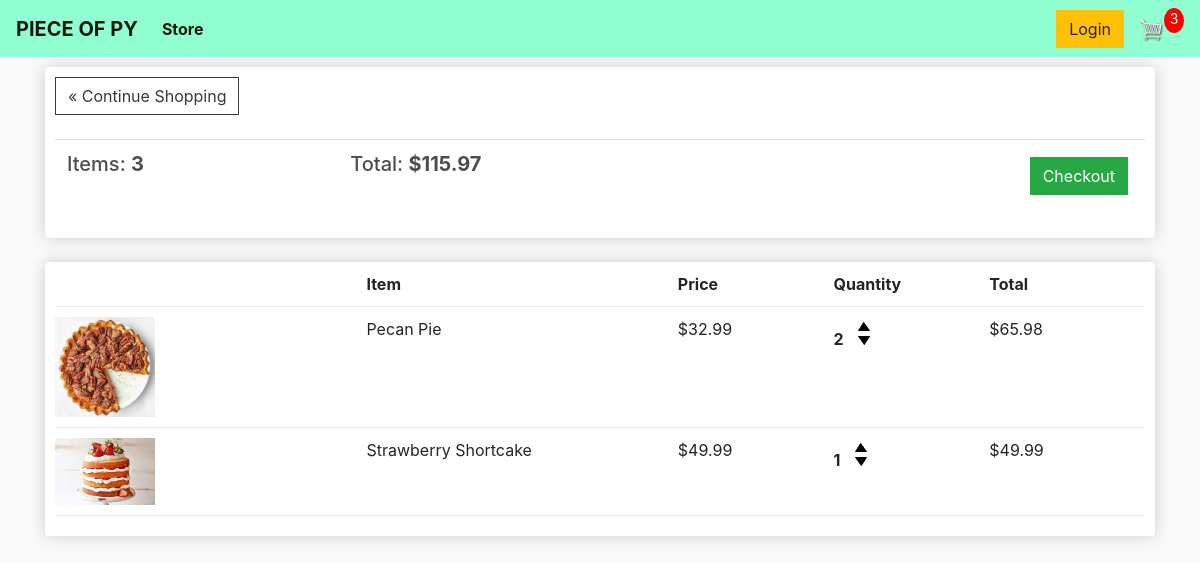
/cart/ (signed in), run on an earlier commit of the app's database.
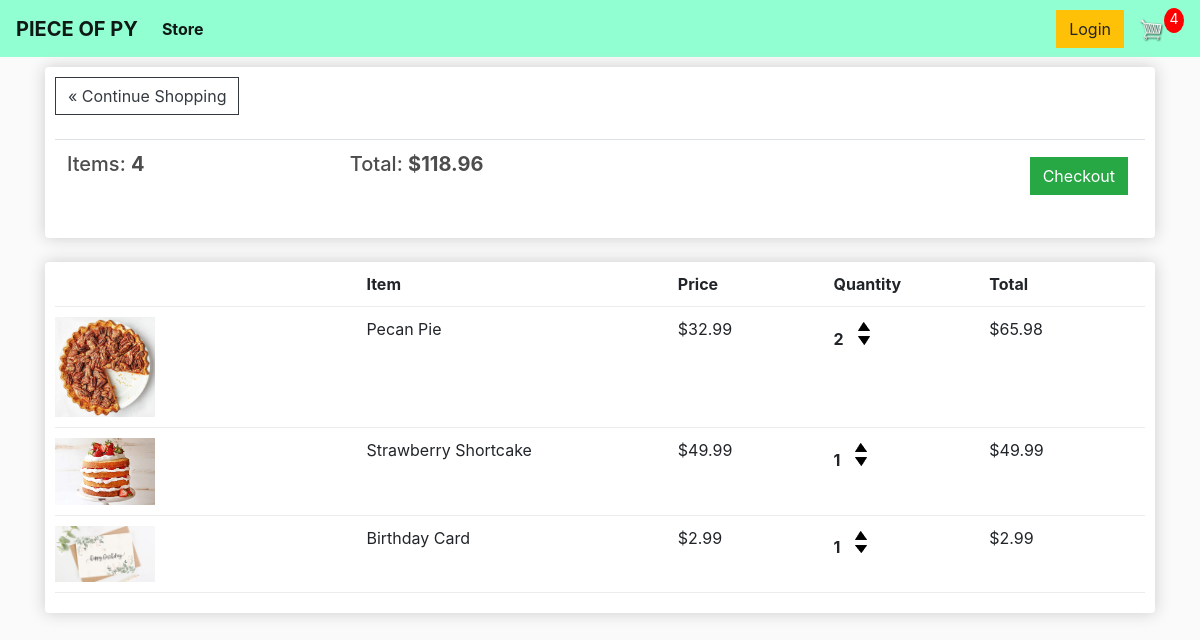
And on a later commit of the database.
### store/models.py (models this page shows, shortened)
class Order(models.Model):
	customer = models.ForeignKey(Customer, on_delete=models.SET_NULL, null=True, blank=True)
	date_ordered = models.DateTimeField(auto_now_add=True)
	complete = models.BooleanField(default=False, null=True, blank=False)
	transaction_id = models.CharField(max_length=100, null=True)
	@property
	def get_cart_total(self):
		orderitems = self.orderitem_set.all()
		total = sum([item.get_total for item in orderitems])
		return total
	@property
	def get_cart_items(self):
		orderitems = self.orderitem_set.all()
		total = sum([item.quantity for item in orderitems])
		return total

class OrderItem(models.Model):
	product = models.ForeignKey(Product, on_delete=models.SET_NULL, blank=True, null=True)
	order = models.ForeignKey(Order, on_delete=models.SET_NULL, blank=True, null=True)
	quantity = models.IntegerField(default=0, null=True, blank=True)
	date_added = models.DateTimeField(auto_now_add=True)
	@property
	def get_total(self):
		total = self.product.price * self.quantity
		return total

class Product(models.Model):
  name = models.CharField(max_length=200, null=True)
  price = models.DecimalField(max_digits=10, decimal_places=2)
  digital = models.BooleanField(default=False, null=True, blank=True)
  image = models.ImageField(blank=True, null=True)
  @property
  def imageURL(self):
    try:
      url = self.image.url
    except:
      url = ''
    return url

### store/views.py (the view)
# urls.py: path('cart/', views.cart, name="cart"),
def cart(request):
	data = cartData(request)
	cartItems = data['cartItems']
	order = data['order']
	items = data['items']
	context = {'items':items, 'order':order, 'cartItems':cartItems}
	return render(request, 'store/cart.html', context)

### store/utils.py (called while the page is built)
def cartData(request):
  if request.user.is_authenticated:
    customer = request.user.customer
    order, created = Order.objects.get_or_create(customer=customer, complete=False)
    items = order.orderitem_set.all()
    cartItems = order.get_cart_items
  else:
    cookieData = cookieCart(request)
    cartItems = cookieData['cartItems']
    order = cookieData['order']
    items = cookieData['items']
  return {'cartItems': cartItems, 'order': order, 'items': items}

### store/templates/store/cart.html
{% extends 'store/main.html' %} {% load static %} {% block content %}
<div class="row">
  <div class="col-lg-12">
    <div class="box-element">
      <a class="btn btn-outline-dark" href="{% url 'store' %}"
        >&#171; Continue Shopping</a>
      <br />
      <br />
      <table class="table">
        <tr>
          <th>
            <h5>Items: <strong>{{order.get_cart_items}}</strong></h5>
          </th>
          <th>
            <h5>
              Total: <strong>${{order.get_cart_total|floatformat:2}}</strong>
            </h5>
          </th>
          <th>
            <a
              style="float: right; margin: 5px"
              class="btn btn-success"
              href="{% url 'checkout' %}">Checkout</a
            >
          </th>
        </tr>
      </table>
    </div>
    <br />
    <div class="box-element">
      <div class="cart-row">
        <div style="flex: 2"></div>
        <div style="flex: 2"><strong>Item</strong></div>
        <div style="flex: 1"><strong>Price</strong></div>
        <div style="flex: 1"><strong>Quantity</strong></div>
        <div style="flex: 1"><strong>Total</strong></div>
      </div>
      {% for item in items %}
      <div class="cart-row">
        <div style="flex: 2">
          <img class="row-image" src="{{item.product.imageURL}}" />
        </div>
        <div style="flex: 2"><p>{{item.product.name}}</p></div>
        <div style="flex: 1"><p>${{item.product.price|floatformat:2}}</p></div>
        <div style="flex: 1">
          <p class="quantity">{{item.quantity}}</p>
          <div class="quantity">
            <img
              data-product="{{item.product.id}}"
              data-action="add"
              class="chg-quantity update-cart"
              src="{% static  'images/arrow-up.png' %}"
            />
            <img
              data-product="{{item.product.id}}"
              data-action="remove"
              class="chg-quantity update-cart"
              src="{% static  'images/arrow-down.png' %}"
            />
          </div>
        </div>
        <div style="flex: 1"><p>${{item.get_total|floatformat:2}}</p></div>
      </div>
      {% endfor %}
    </div>
  </div>
</div>
{% endblock content %}

### store/templates/store/main.html (shortened to what this page needs)
<!DOCTYPE html>
{% load static %}
<html lang="en">
<head>
<link rel="stylesheet" href="https://stackpath.bootstrapcdn.com/bootstrap/4.4.1/css/bootstrap.min.css">
	<link rel="stylesheet" type="text/css" href="{% static 'css/main.css' %}">
</head>
<body>
  <nav class="navbar navbar-expand-lg navbar-light" style="background-color: #91FFD1; background-image: url('https://res.cloudinary.com/dmxibubc5/image/upload/v1608873099/more-leaves_gzrjcc.png');">
  <a class="navbar-brand" href="{% url 'store' %}"><strong style="text-transform: uppercase">Piece of Py</strong></a>
  <div class="collapse navbar-collapse" id="navbarSupportedContent">
    <ul class="navbar-nav mr-auto">
      <li class="nav-item active">
        <a class="nav-link" href="{% url 'store' %}"><strong>Store </strong><span class="sr-only">(current)</span></a>
      </li>
    </ul>
    <div class="form-inline my-2 my-lg-0">
	     	<a href="#"class="btn btn-warning">Login</a>
	     	<a href="{% url 'cart' %}">
	    		<img  id="cart-icon" src="{% static 'images/cart.png' %}">
	    	</a>
	    	<p id="cart-total">{{cartItems}}</p>
	    </div>
  </div>
</nav>
  <div class="container">
    {% block content %}
    {% endblock content %}
  </div>
</body>
</html>

### static/css/main.css (style rules this page uses)
body { background-color: hsl(0, 0%, 98%); }
h1,h2,h3,h4,h5,h6 { color:hsl(0, 0%, 30%); }
.box-element { box-shadow:hsl(0, 0%, 80%) 0 0 16px; background-color: #fff; border-radius: 4px; padding: 10px; }
#cart-icon { width:25px; display: inline-block; margin-left: 15px; }
#cart-total { display: block; text-align: center; color:#fff; background-color: red; width: 20px; height: 25px; border-radius: 50%; font-size: 14px; }
.col-lg-4, .col-lg-6, .col-lg-8, .col-lg-12 { margin-top: 10px; }
.btn { border-radius: 0; }
.row-image { width: 100px; }
.cart-row { display: flex; align-items: flex-stretch; padding-bottom: 10px; margin-bottom: 10px; border-bottom: 1px solid #ececec; }
.quantity { display: inline-block; font-weight: 700; padding-right:10px; }
.chg-quantity { width: 12px; cursor: pointer; display: block; margin-top: 5px; transition:.1s; }

What changed in the data, as far as the page shows it:
computed for Order: get_cart_items "3" → "4"; get_cart_total "115.97" → "118.96"
added OrderItem: product.imageURL (picture), product.name "Birthday Card", product.price "2.99", quantity "1", get_total "2.99"
Also different on the page:
{{ cartItems }}: "3" → "4"
